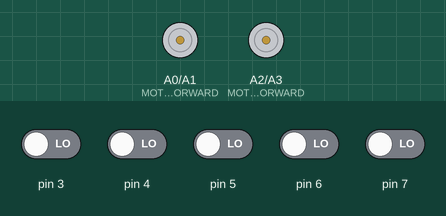
Simulated run of this sketch. Board: Arduino Uno, built with avr-gcc and run on an emulated ATmega328P. Parts: motor-driver pin pairs drawn as motors (green arrow = first pin HIGH = forward, orange = second pin HIGH = backward, longer = more drive, scaled by the enable pin). The inputs (shaded band) are chosen by the test bench; at power-on: pin 3–7 LOW.

Above: at 0.1 s.
At 10.6 s:
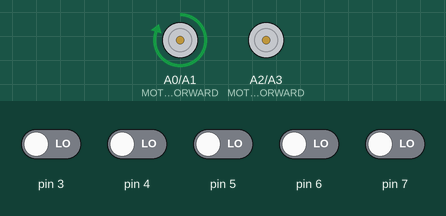
Timing chart, 0 to 12.1 s (numbered marks = the images above):
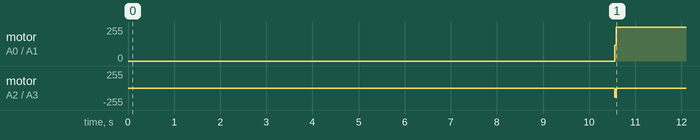

Measured:
- by itself, motor on A0 (MOTOR_PIN_LEFT_FORWARD) / A1 (MOTOR_PIN_LEFT_REVERSE): stopped → forward 254/255 at 10.6 s
- by itself, motor on A2 (MOTOR_PIN_RIGHT_FORWARD) / A3 (MOTOR_PIN_RIGHT_REVERSE): stopped → backward 135/255 at 10.6 s, → stopped 0.04 s later

The sketch:

main.ino
```cpp
// (licence header left out)
#include <QTRSensors.h>
#include <Wire.h>

#define NUM_SENSORS              5        // number of sensors used
#define NUM_SAMPLES_PER_SENSOR   4        // average 4 analog samples per sensor reading
#define EMITTER_PIN              2        // emitter is controlled by digital pin 2

#define MOTOR_SPEED 240            // initial motor speed to un-stall
#define MOTOR_SPEED_COMP_LEFT 15   // motor characteristic speed compensation
#define MOTOR_PIN_LEFT_SPEED A4    // pin to set left motor speed
#define MOTOR_PIN_LEFT_FORWARD A0  // pin to drive left motor forward
#define MOTOR_PIN_LEFT_REVERSE A1  // pin to drive left motor backward
#define MOTOR_PIN_RIGHT_SPEED A5   // pin to set right motor speed
#define MOTOR_PIN_RIGHT_FORWARD A2 // pin to drive right motor forward
#define MOTOR_PIN_RIGHT_REVERSE A3 // pin to drive right motor backward

#define VISIBLE_THRESHOLD -1000    // sensor value threshold for tape visibility
#define LEFT_THRESHOLD    -500     // sensor value threshold for left-leaning
#define RIGHT_THRESHOLD    500     // sensor value threshold for right-leaning

#define LOST_ITERATION_THRESHOLD 10  // recovery algorithm phase 0 iteration threshold

static const uint8_t motor_pins[] = {A0, A1, A2, A3, A4, A5}; //Motor driver interfaced via analog pins

QTRSensors qtr;
uint16_t sensorValues[NUM_SENSORS];

uint16_t lostIteration;
uint16_t recoveryPhase;

void setup()
{
  //Clearing state of motor driver
  for (int i = 0; i < 6; i++)
  {
    pinMode(motor_pins[i], OUTPUT);
    digitalWrite(motor_pins[i], LOW);
  }

  //Setting motor speed
  analogWrite(MOTOR_PIN_LEFT_SPEED, MOTOR_SPEED - MOTOR_SPEED_COMP_LEFT);
  analogWrite(MOTOR_PIN_RIGHT_SPEED, MOTOR_SPEED);

  qtr.setTypeRC();
  // Sensors 0 through 5 are connected to digital pins 2 through 6, respectively
  qtr.setSensorPins((const uint8_t[]){3, 4, 5, 6, 7}, NUM_SENSORS);
  qtr.setEmitterPin(EMITTER_PIN);

  delay(500);
  // TODO: use NeoPixel to indicate calibration phase

  for(uint16_t i = 0; i < 400; i++)
    qtr.calibrate();

  // TODO: use NeoPixel to indicate end of calibration, then turn off

  lostIteration = 0;
  recoveryPhase = 0;
}

//Reset state of BOTH motors
void motor_state_reset()
{
  for (int i = 0; i < 4; i++)
  {
    digitalWrite(motor_pins[i], LOW);
  }
}

// Forward on BOTH motors
void motor_both_forward()
{
  motor_state_reset();
  digitalWrite(MOTOR_PIN_RIGHT_FORWARD, HIGH);
  digitalWrite(MOTOR_PIN_LEFT_FORWARD, HIGH);
}

// Reverse on BOTH motors
void motor_both_reverse()
{
  motor_state_reset();
  digitalWrite(MOTOR_PIN_RIGHT_REVERSE, HIGH);
  digitalWrite(MOTOR_PIN_LEFT_REVERSE, HIGH);
}

// Forward on LEFT motor only
void motor_left_forward()
{
  motor_state_reset();
  digitalWrite(MOTOR_PIN_LEFT_FORWARD, HIGH);
}

// Forward on RIGHT motor only
void motor_right_forward()
{
  motor_state_reset();
  digitalWrite(MOTOR_PIN_RIGHT_FORWARD, HIGH);
}

void recovery_alg_reset()
{
  recoveryPhase = 0;
  lostIteration = 0;
}

void loop()
{
  // BEGIN Nav Algorithm pseudocode
  // read from sensor
  // if tape is not visble then
  //   if recovery phase is not 1 and iteration is less than threshold then
  //     reverse on both motors
  //     increase iteration
  //   else if recovery phase is not 1 and iteration is greater than threshold then
  //     set recovery phase to 1
  //     forward on both motors
  //     decrease iteration
  //   else
  //     forward on left motor
  //   end
  // else if tape is left-leaning then
  //   set recovery phase to 0
  //   set iteration to 0
  //   forward on left motor
  // else if tape is right-leaning then
  //   set recovery phase to 0
  //   set iteration to 0
  //   forward on right motor
  // else
  //   set recovery phase to 0
  //   set iteration to 0
  //   forward on both motors
  // end
  // END Nav Algorithm pseudocode

  uint16_t position = qtr.readLineWhite(sensorValues);
  int16_t error = position - 1000;

  if(position < VISIBLE_THRESHOLD)
  {
    if(recoveryPhase != 1 && lostIteration < LOST_ITERATION_THRESHOLD)
    {
      // TODO: use NeoPixel to indicate start of recovery phase 0
      motor_both_reverse();
      lostIteration++;
    }
    else if(recoveryPhase != 1 && lostIteration > 0)
    {
      recoveryPhase = 1;
      motor_both_forward();
      lostIteration--;
    }
    else
    {
      // TODO: use NeoPixel to indicate start of recovery phase 1
      motor_left_forward();
    }
  }
  else if(error < LEFT_THRESHOLD)
  {
    // TODO: use NeoPixel to indicate tape is left-leaning
    recovery_alg_reset();

    motor_left_forward();
  }
  else if(error > RIGHT_THRESHOLD)
  {
    // TODO: use NeoPixel to indicate tape is right-leaning
    recovery_alg_reset();

    motor_right_forward();
  }
  else
  {
    // TODO: use NeoPixel to indicate normal operation
    recovery_alg_reset();

    motor_both_forward();
  }
}
```
